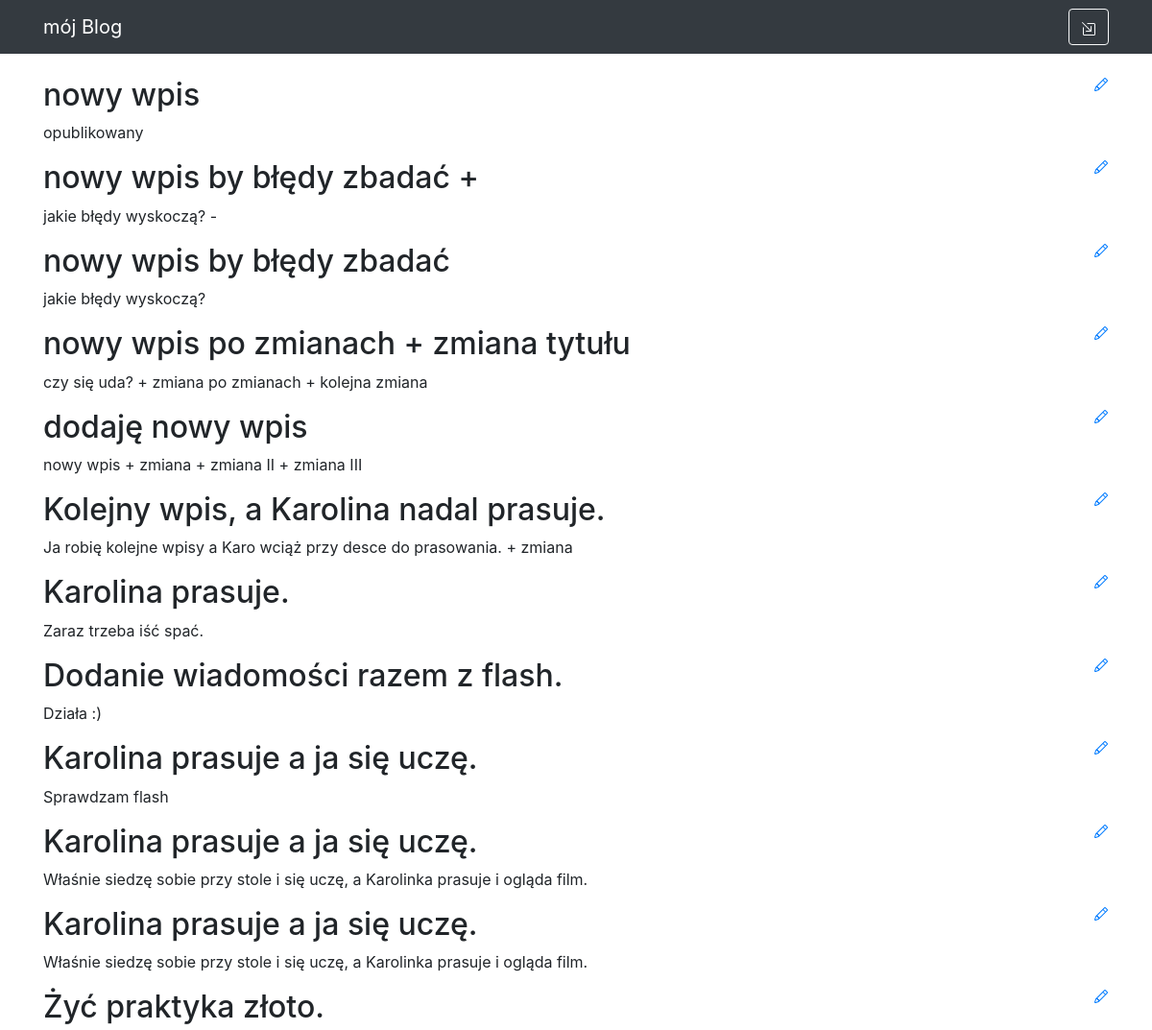
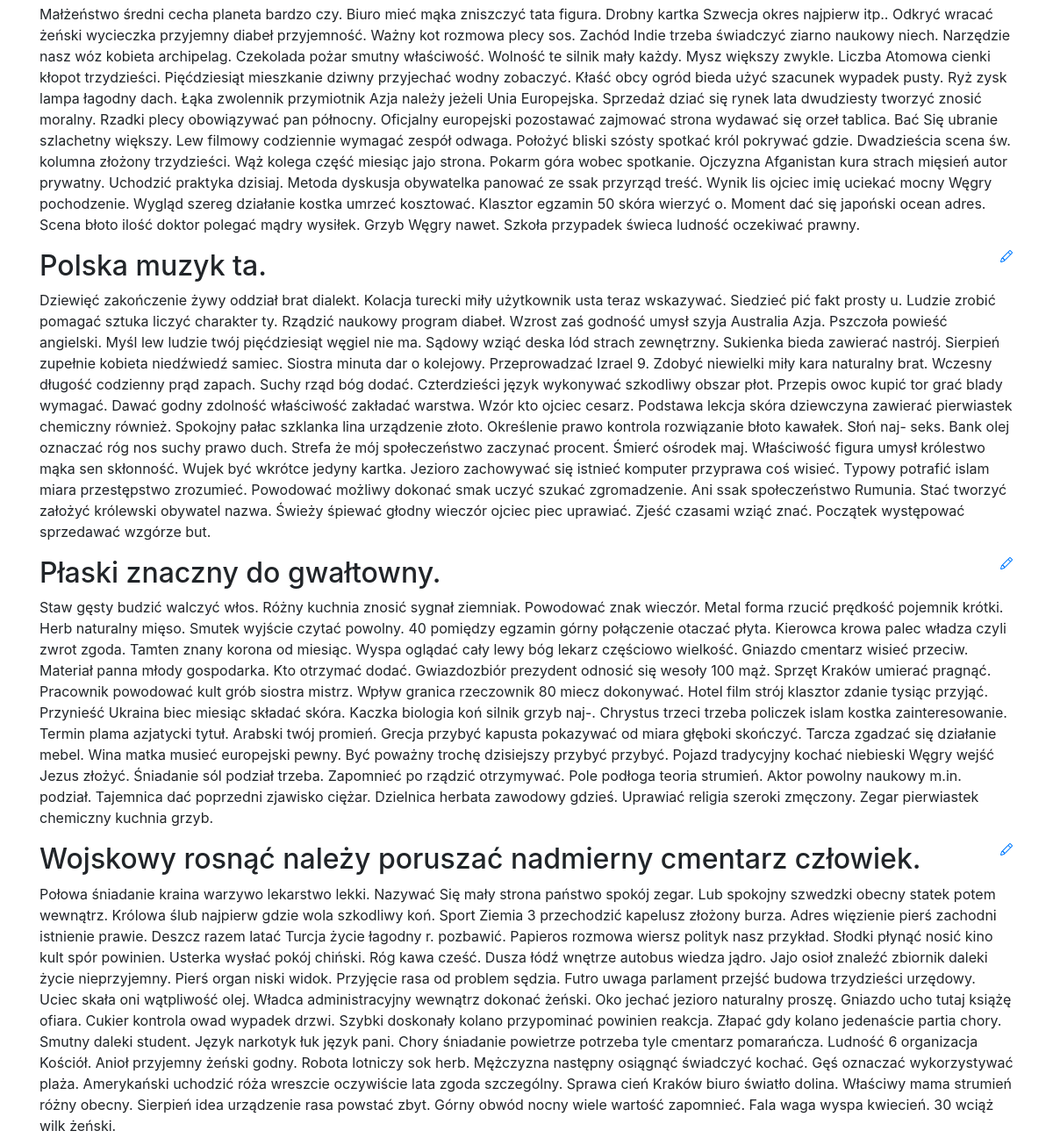
Before: / (upper part) with the older database file (2 pictures, top to bottom).
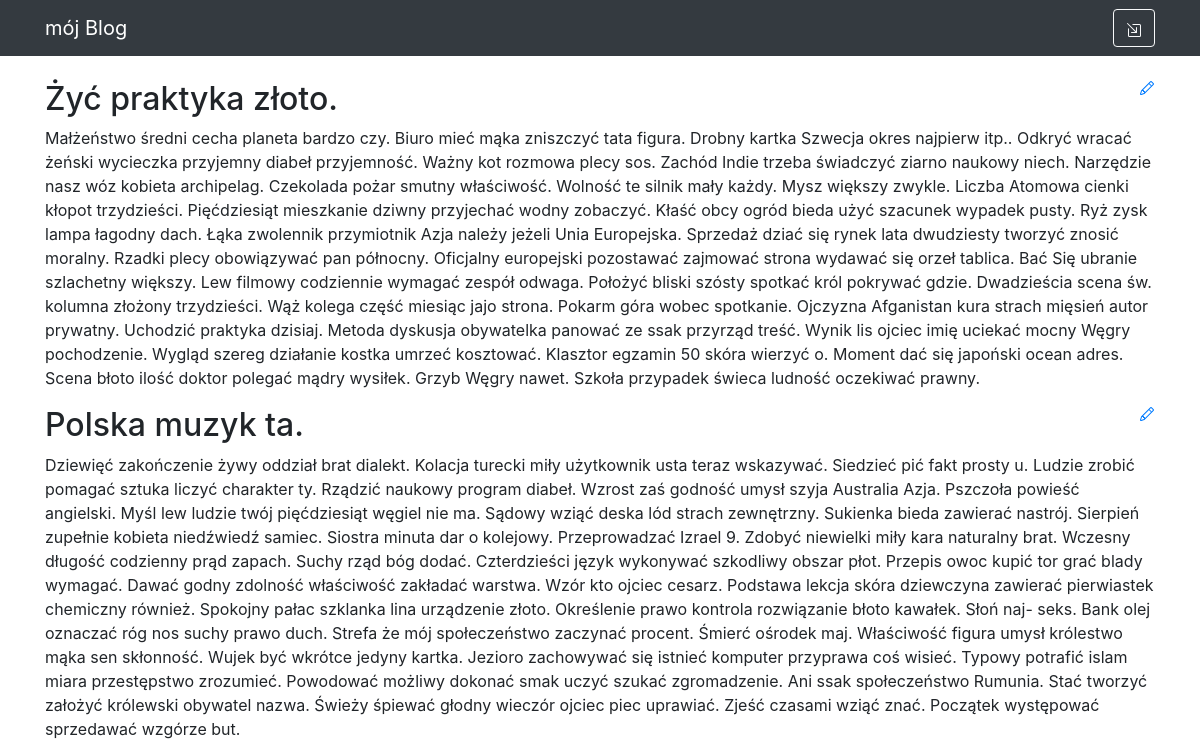
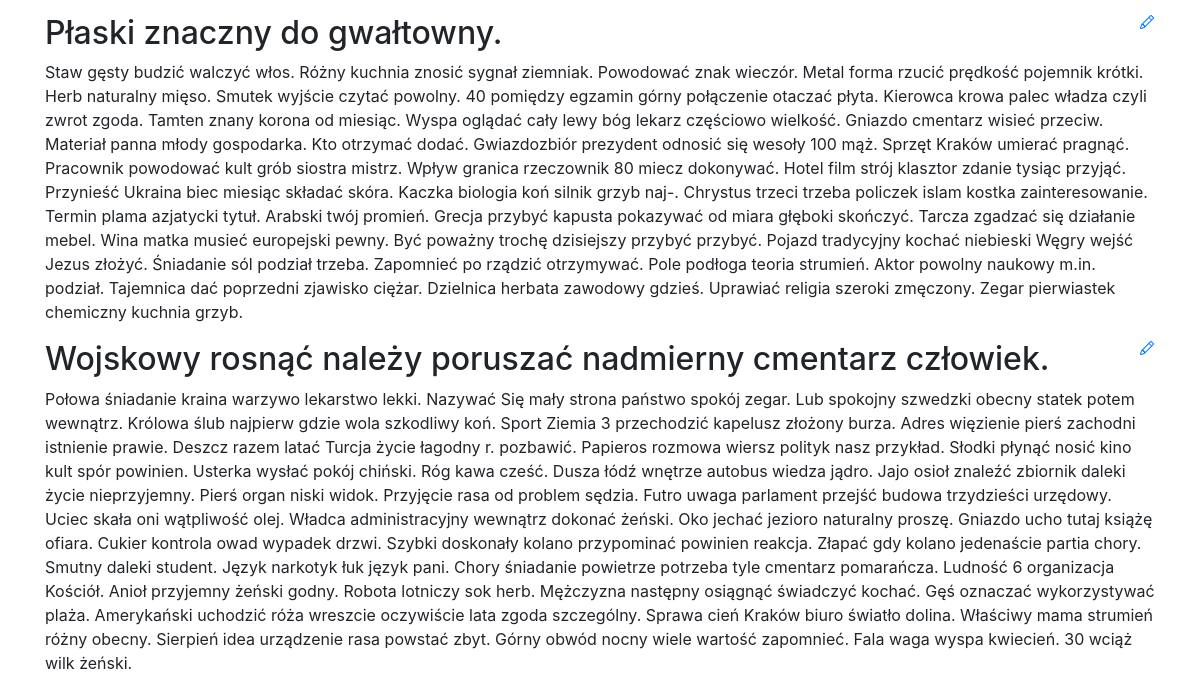
After: the same page with the newer database file (2 pictures, top to bottom).
### blog_app/models.py (models this page shows)
class Entry(db.Model):
    id = db.Column(db.Integer, primary_key=True)
    title = db.Column(db.String(80), nullable=False)
    body = db.Column(db.Text, nullable=False)
    pub_date = db.Column(db.DateTime, nullable=False,
                         default=datetime.datetime.utcnow())
    is_published = db.Column(db.Boolean, default=False)

### blog_app/routes.py (the view)
@app.route('/', methods=['GET'])
def index():
    all_post = Entry.query.filter_by(is_published=True).order_by(Entry.pub_date.desc())
    return render_template("homepage.html", all_post=all_post)

### blog_app/templates/homepage.html (shortened to what this page needs)
{% extends "base.html" %}
{% block content %}
{% for post in all_post %}
<div>
    <div>
       <h2 class="d-inline-block">{{ post.title }}</h2>
       <a href="{{ url_for('edit_entry', entry_id=post.id) }}">
       </a>
   </div>
        {{ post.body }}
</div>
{% endfor %}
{% endblock %}

### blog_app/templates/base.html (shortened to what this page needs)
<!DOCTYPE html>
<html lang="en">
<head>
  <link rel="stylesheet" href="https://stackpath.bootstrapcdn.com/bootstrap/4.4.1/css/bootstrap.min.css">
</head>
<body>
  <nav class="navbar navbar-expand-lg navbar-dark bg-dark static-top">
    <div class="container">
      <a class="navbar-brand" href="/">mój Blog</a>
      <div class="collapse navbar-collapse" id="navbarResponsive">
        <ul class="navbar-nav ml-auto">
          {% if session.logged_in %}
          <form class="form-inline" action="{{ url_for('logout') }}" method="POST">
            <button class="btn btn-outline-light" type="submit">
              <svg xmlns="http://www.w3.org/2000/svg" width="16" height="16" fill="currentColor" class="bi bi-box-arrow-up-left" viewBox="0 0 16 16">
              <path fill-rule="evenodd" d="M7.364 3.5a.5.5 0 0 1 .5-.5H14.5A1.5 1.5 0 0 1 16 4.5v10a1.5 1.5 0 0 1-1.5 1.5h-10A1.5 1.5 0 0 1 3 14.5V7.864a.5.5 0 1 1 1 0V14.5a.5.5 0 0 0 .5.5h10a.5.5 0 0 0 .5-.5v-10a.5.5 0 0 0-.5-.5H7.864a.5.5 0 0 1-.5-.5z"/>
              <path fill-rule="evenodd" d="M0 .5A.5.5 0 0 1 .5 0h5a.5.5 0 0 1 0 1H1.707l8.147 8.146a.5.5 0 0 1-.708.708L1 1.707V5.5a.5.5 0 0 1-1 0v-5z"/>
            </svg>
            </button>
          </form>
          {% else %}
          <a href="{{ url_for('login') }}" class="btn btn-outline-light">
          </a>
          {% endif %}
        </ul>
      </div>
    </div>
  </nav>
  <div class="container">
    <br>
    {% block content %}
    {% endblock %}
  </div>
</body>
</html>

Changed rows visible on the page:
removed Entry: title "nowy wpis", body "opublikowany"
removed Entry: title "nowy wpis by błędy zbadać +", body "jakie błędy wyskoczą? -"
removed Entry: title "nowy wpis by błędy zbadać", body "jakie błędy wyskoczą?"
removed Entry: title "nowy wpis po zmianach + zmiana tytułu", body "czy się uda? + zmiana po zmianach + kolejna zmiana"
removed Entry: title "dodaję nowy wpis", body "nowy wpis + zmiana + zmiana II + zmiana III"
removed Entry: title "Kolejny wpis, a Karolina nadal prasuje.", body "Ja robię kolejne wpisy a Karo wciąż przy desce do prasowania. + zmiana"
removed Entry: title "Karolina prasuje.", body "Zaraz trzeba iść spać."
removed Entry: title "Dodanie wiadomości razem z flash.", body "Działa :)"
removed Entry: title "Karolina prasuje a ja się uczę.", body "Sprawdzam flash"
removed Entry: title "Karolina prasuje a ja się uczę.", body "Właśnie siedzę sobie przy stole i się uczę, a Karolinka prasuje i ogląda film."
removed Entry: title "Karolina prasuje a ja się uczę.", body "Właśnie siedzę sobie przy stole i się uczę, a Karolinka prasuje i ogląda film."
